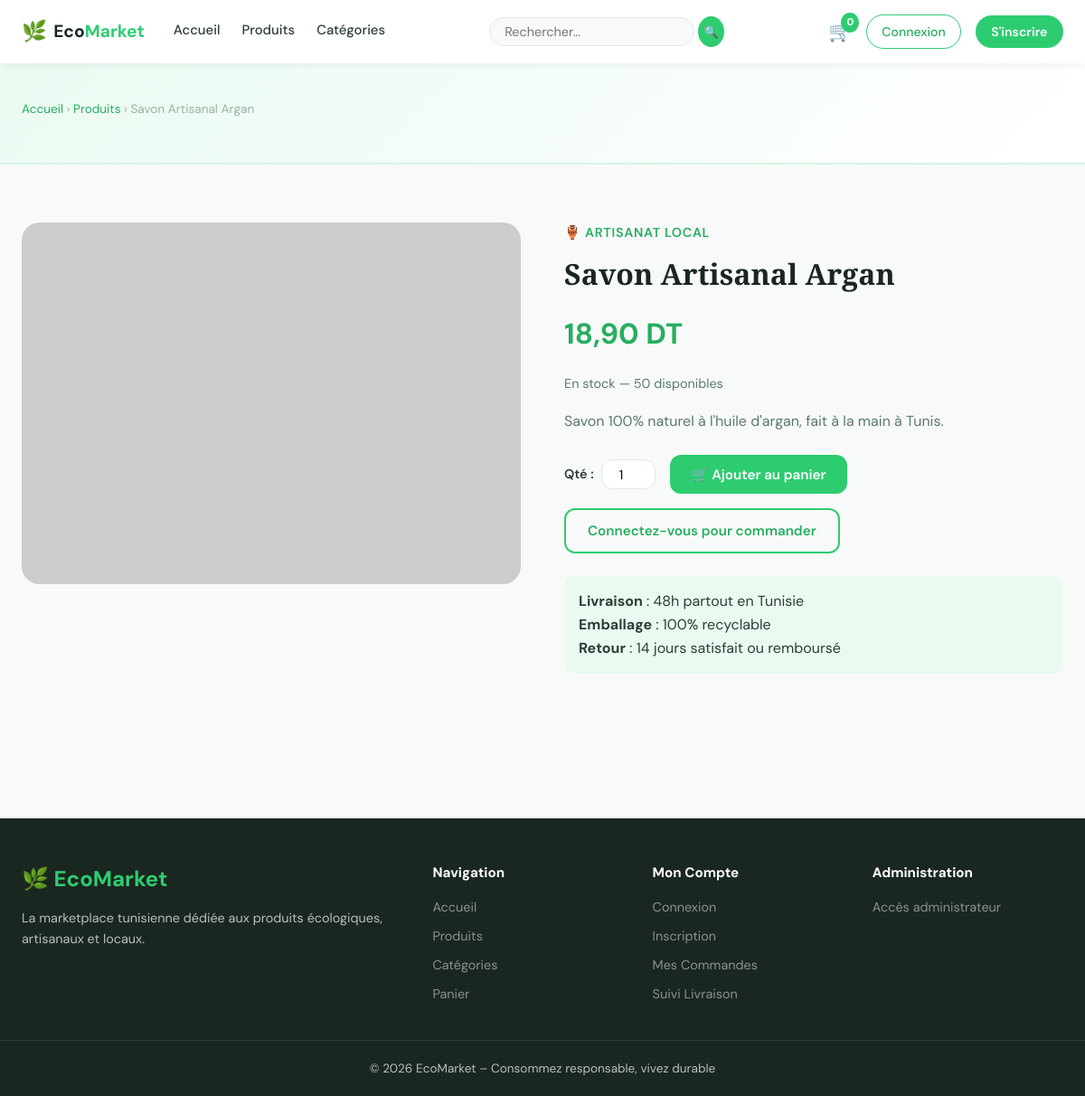
The app's page /pages/produit_detail.php?id=1 with its own data.
### tables this page shows
CREATE TABLE `produits` (
  `id` int(10) UNSIGNED NOT NULL,
  `nom` varchar(200) NOT NULL,
  `description` text DEFAULT NULL,
  `prix` decimal(10,2) NOT NULL CHECK (`prix` >= 0),
  `stock` int(10) UNSIGNED NOT NULL DEFAULT 0,
  `image` varchar(255) DEFAULT 'default.jpg',
  `categorie_id` int(10) UNSIGNED NOT NULL,
  `en_vedette` tinyint(1) DEFAULT 0,
  `created_at` timestamp NOT NULL DEFAULT current_timestamp()
);

CREATE TABLE `categories` (
  `id` int(10) UNSIGNED NOT NULL,
  `nom` varchar(100) NOT NULL,
  `description` text DEFAULT NULL,
  `icone` varchar(50) DEFAULT '?',
  `created_at` timestamp NOT NULL DEFAULT current_timestamp()
);

### includes/config.php (called while the page is built, shortened)
<?php
function e(string $v): string {
    return htmlspecialchars($v, ENT_QUOTES, 'UTF-8');
}
function isLoggedIn(): bool {
    return isset($_SESSION['client_id']);
}
function prix(float $p): string {
    return number_format($p, 2, ',', ' ') . ' DT';
}
function imgUrl(string $image): string {
    $image = trim($image);
    if (filter_var($image, FILTER_VALIDATE_URL) && str_starts_with($image, 'http')) {
        return $image;
    }
    return IMG_DEFAULT;
}

### pages/produit_detail.php (the view, shortened to what this page needs)
<?php
require_once __DIR__ . '/../includes/config.php';
$pdo = getPDO();
$id  = (int)($_GET['id'] ?? 0);
$stmt = $pdo->prepare("
    SELECT p.*, c.nom AS cat_nom, c.icone AS cat_icone
    FROM produits p
    JOIN categories c ON p.categorie_id = c.id
    WHERE p.id = ?
");
$stmt->execute([$id]);
$p = $stmt->fetch();
include __DIR__ . '/../includes/header.php';
?>
<div class="page-header">
    <div class="container">
        <div class="breadcrumb">
            <a href="<?= SITE_URL ?>">Accueil</a> ›
            <a href="<?= SITE_URL ?>/pages/produits.php">Produits</a> ›
            <?= e($p['nom']) ?>
        </div>
    </div>
</div>
<section class="section" style="padding-top:2rem;">
<div class="container">
<div class="product-detail">
    <div class="detail-img">
        <img src="<?= e(imgUrl($p['image'] ?? '')) ?>"
             alt="<?= e($p['nom']) ?>"
             style="width:100%;height:100%;object-fit:cover;"
             onerror="this.src='https://placehold.co/600x400/d5f5e3/2ecc71?text=EcoMarket'">
    </div>
    <div>
        <div class="detail-cat">
            <?= e($p['cat_icone']) ?> <?= e($p['cat_nom']) ?>
        </div>
        <h1 class="detail-name"><?= e($p['nom']) ?></h1>
        <div class="detail-price"><?= prix((float)$p['prix']) ?></div>
        <?php if ($p['stock'] > 0): ?>
            <div class="detail-stock">
                 En stock — <?= (int)$p['stock'] ?> disponibles
            </div>
        <?php else: ?>
            <div class="detail-stock" style="color:#e74c3c;"> Rupture de stock</div>
        <?php endif; ?>
        <p class="detail-desc"><?= nl2br(e($p['description'])) ?></p>
        <?php if ($p['stock'] > 0): ?>
        <form method="POST" action="panier.php" style="display:flex;gap:1rem;align-items:center;margin-bottom:1rem;">
            <div class="qty-control">
                <label style="font-weight:600;font-size:.9rem;">Qté :</label>
                <input type="number" name="quantite" value="1" min="1" max="<?= $p['stock'] ?>">
            </div>
            <button type="submit" class="btn btn-primary">🛒 Ajouter au panier</button>
        </form>
        <?php if (isLoggedIn()): ?>
        <form method="POST" action="commander.php">
            <input type="hidden" name="produit_id" value="<?= $p['id'] ?>">
            <input type="hidden" name="quantite"   value="1">
            <button type="submit" class="btn btn-outline">⚡ Commander maintenant</button>
        </form>
        <?php else: ?>
            <a href="login.php" class="btn btn-outline">Connectez-vous pour commander</a>
        <?php endif; ?>
        <?php endif; ?>
        <div style="margin-top:1.5rem;padding:1rem;background:var(--green-xlight);border-radius:var(--radius);">
            <strong> Livraison</strong> : 48h partout en Tunisie<br>
            <strong> Emballage</strong> : 100% recyclable<br>
            <strong> Retour</strong> : 14 jours satisfait ou remboursé
        </div>
    </div>
</div>
</div>
</section>
<?php include __DIR__ . '/../includes/footer.php'; ?>

### assets/css/style.css (style rules this page uses)
:root { --green: #2ecc71; --green-dark: #27ae60; --green-light: #d5f5e3; --green-xlight:#eafaf1; --white: #ffffff; --gray-50: #f8faf9; --gray-100: #f0f4f2; --gray-200: #e2e8e4; --gray-400: #9ab3a4; --gray-600: #5a7a68; --gray-800: #2c3e35; --black: #1a2620; --radius: 12px; --radius-lg: 20px; --shadow-sm: 0 2px 8px rgba(0,0,0,.06); --shadow-md: 0 6px 24px rgba(0,0,0,.1); --shadow-lg: 0 16px 48px rgba(0,0,0,.14); --font-head: 'Playfair Display', Georgia, serif; --font-body: 'DM Sans', system-ui, sans-serif; --transition: all .25s ease; }
*, *::before, *::after { box-sizing: border-box; margin: 0; padding: 0; }
html { scroll-behavior: smooth; }
body { font-family: var(--font-body); font-size: 16px; color: var(--gray-800); background: var(--gray-50); line-height: 1.6; }
a { color: inherit; text-decoration: none; }
img { max-width: 100%; display: block; }
button, input, select, textarea { font-family: inherit; }
.container { max-width: 1200px; margin: 0 auto; padding: 0 1.5rem; }
.btn { display: inline-flex; align-items: center; justify-content: center; gap: .4rem; padding: .7rem 1.5rem; border-radius: var(--radius); font-weight: 600; font-size: .95rem; cursor: pointer; border: none; transition: var(--transition); text-align: center; }
.btn-primary { background: var(--green); color: var(--white); }
.btn-outline { background: transparent; border: 2px solid var(--green); color: var(--green-dark); }
.section { padding: 4rem 0; }
.product-detail { display: grid; grid-template-columns: 1fr 1fr; gap: 3rem; align-items: start; padding: 2rem 0; }
.detail-img { border-radius: var(--radius-lg); overflow: hidden; background: var(--green-xlight); height: 400px; display: flex; align-items: center; justify-content: center; font-size: 6rem; }
.detail-cat { color: var(--green-dark); font-weight: 600; font-size: .9rem; text-transform: uppercase; letter-spacing: .05em; }
.detail-name { font-family: var(--font-head); font-size: 2rem; color: var(--black); margin: .5rem 0; }
.detail-price { font-size: 2rem; font-weight: 700; color: var(--green-dark); margin: 1rem 0; }
.detail-stock { display: inline-flex; align-items: center; gap: .4rem; font-size: .9rem; color: var(--gray-600); margin-bottom: 1rem; }
.detail-desc { color: var(--gray-600); line-height: 1.7; margin-bottom: 1.5rem; }
.page-header { background: linear-gradient(135deg, var(--green-xlight), var(--white)); border-bottom: 2px solid var(--green-light); padding: 2.5rem 0; }
.breadcrumb { font-size: .85rem; color: var(--gray-400); margin-bottom: .5rem; }
.breadcrumb a { color: var(--green-dark); }
.qty-control { display: flex; align-items: center; gap: .5rem; }
.qty-control input[type=number] { width: 60px; text-align: center; padding: .4rem; border: 1.5px solid var(--gray-200); border-radius: var(--radius); font-size: .9rem; }

### records on screen
produits: nom "Savon Artisanal Argan", categorie.icone "🏺", categorie.nom "ARTISANAT LOCAL", prix "18,90 DT", stock "50", description "Savon 100% naturel à l'huile d'argan, fait à la main à Tunis."

### other values on screen
cartCount() "0"
